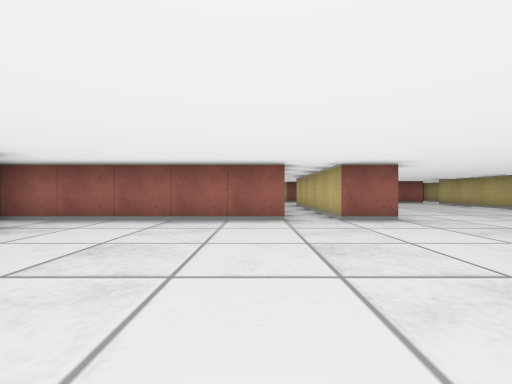
View 1 (above)

21 first-person views from a walk through a cub3D ray-caster map. The camera is about half as high as the walls, looks level and sees 90° across. The floor is counted in squares. Each view is taken from the middle of a square. On the plan, view 1 faces up. The plan holds only what a view shows up to about 9 squares ahead; the rest is blank.

View 2
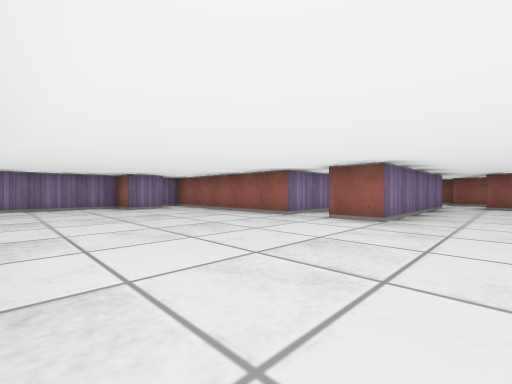

View 3
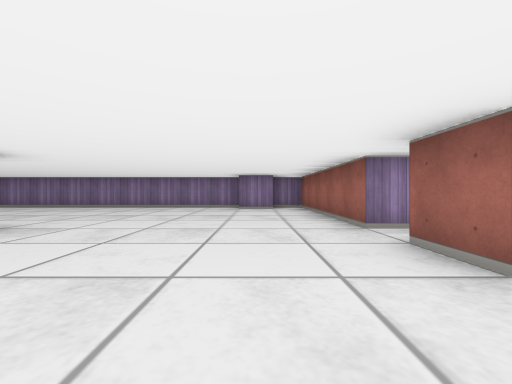

View 4
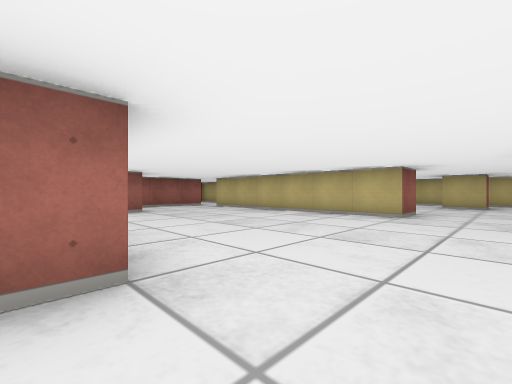

View 5
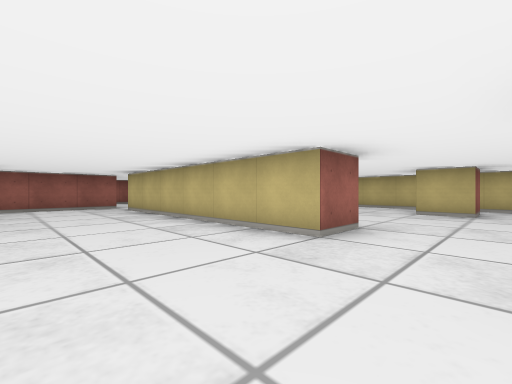

View 6
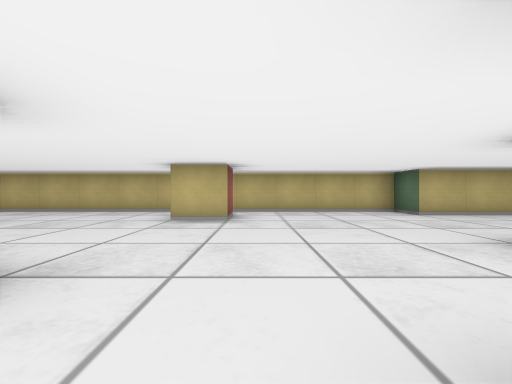

View 7
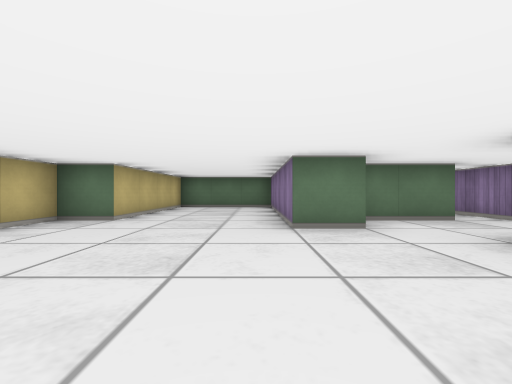

View 8
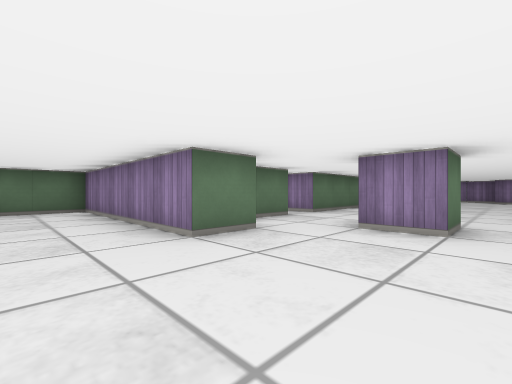

View 9
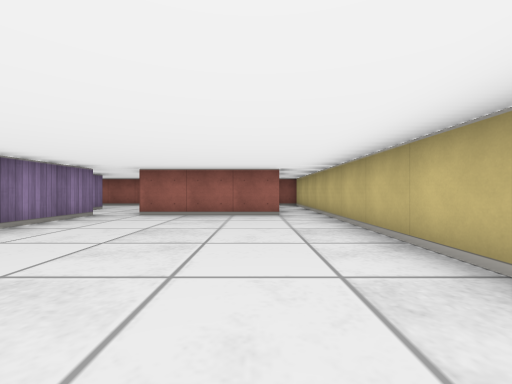

View 10
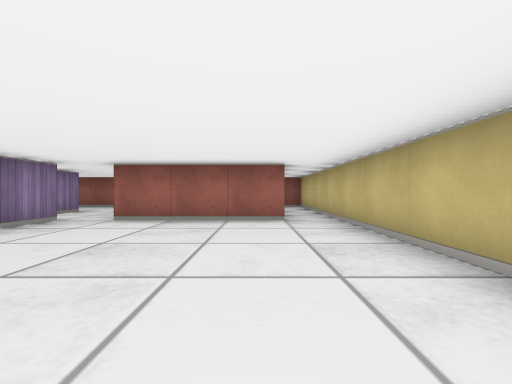

View 11
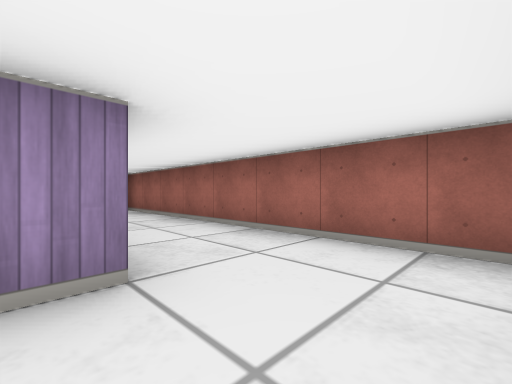

View 12
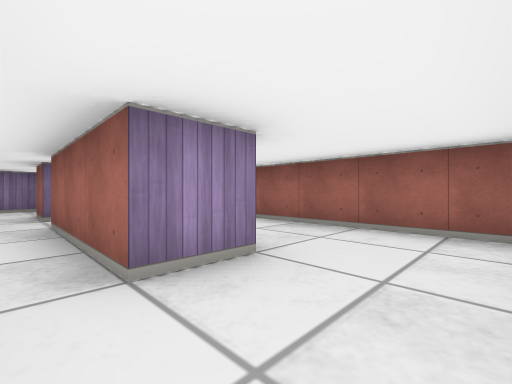

View 13
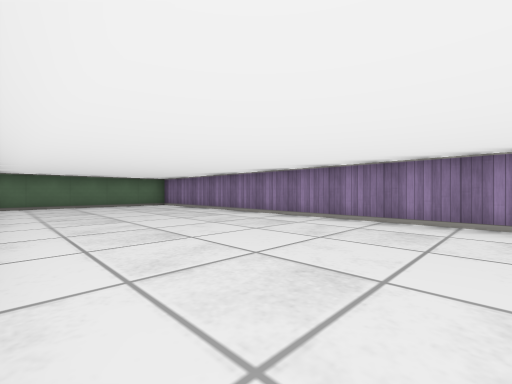

View 14
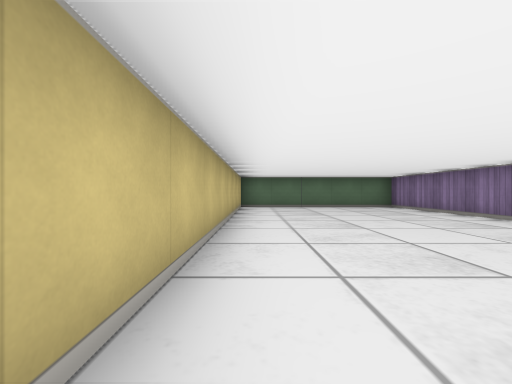

View 15
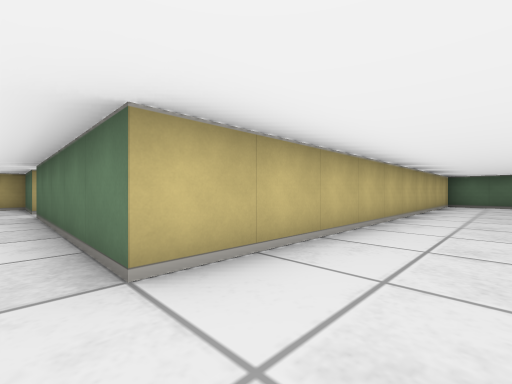

View 16
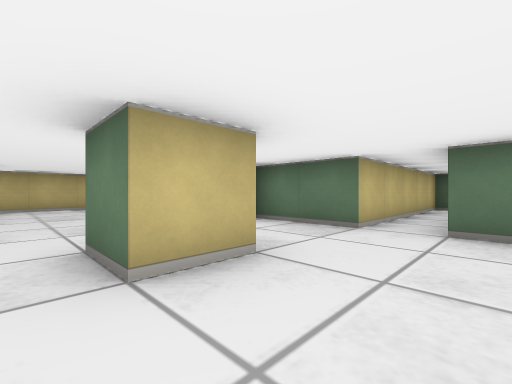

View 17
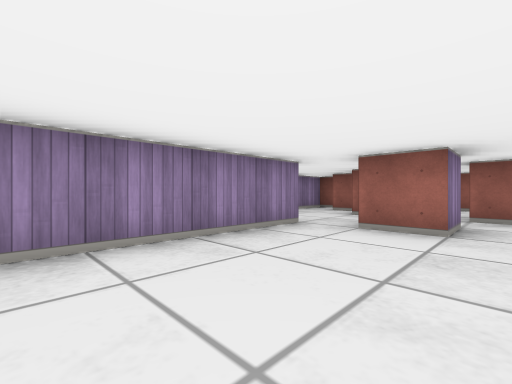

View 18
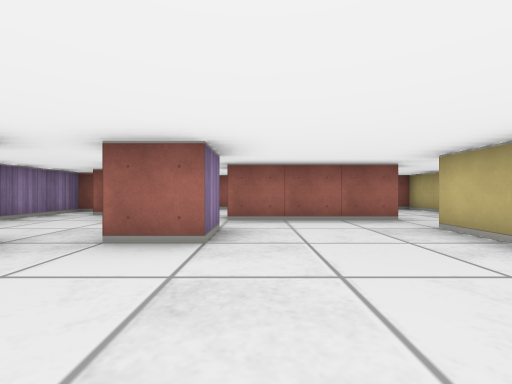

View 19
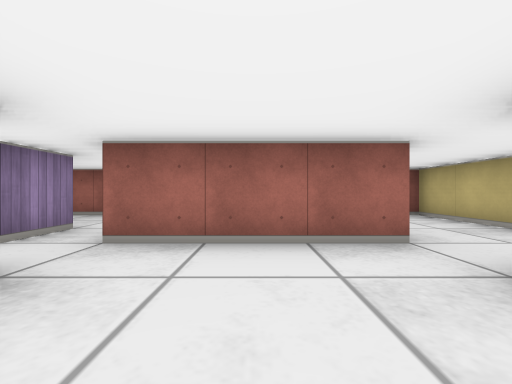

View 20
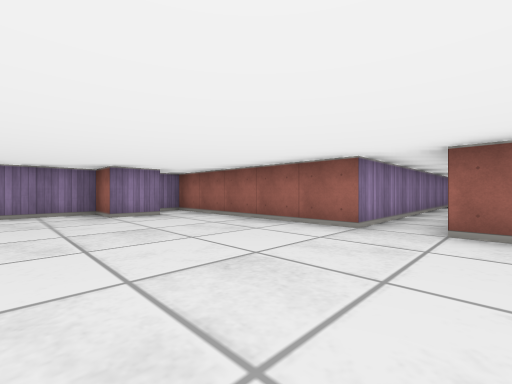

View 21
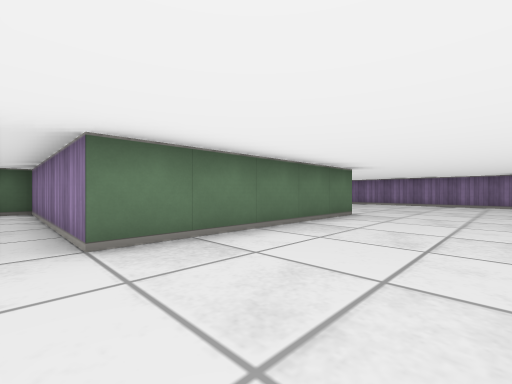

### Floor plan
Ten units are one square. View 1 is at (0, 0); x grows to the right and y downward. Boxes are objects, and circles mark ways between rooms. Rooms are numbered by the first view taken in them; rooms with no view inside come last. Other rooms are left out.
<svg viewBox="-50 -150 190 260">
<path fill="none" stroke="#000" d="M65 -15 65 -25 75 -25 75 -15M85 -5 95 -5 95 45 125 45 125 5 135 5 135 -145 129 -145M85 -45 75 -45 75 -105M-35 -35 -35 -25 -45 -25 -45 105 5 105 5 5 55 5 55 55 65 55 65 5 85 5 85 0M25 -96 25 -45 15 -45 15 -90M45 -105 45 -95 35 -95M124 -35 115 -35 115 -45M85 -105 85 -85M35 -125 35 -115 25 -115M21 -125 15 -125M75 -125 75 -115 45 -115M10 -135 5 -135 5 -45 -45 -45 -45 -35M126 -105 95 -105M95 -125 95 -145 15 -145"/>
<circle cx="40" cy="-120" r="3" fill="#2a7"/>
<circle cx="85" cy="-120" r="3" fill="#2a7"/>
<text x="40" y="-20">1</text>
<text x="60" y="-140">2</text>
</svg>
Room 1 opens to room 2.

Where each view was taken, in squares from view 1:
view 1: 0 up, 0 right, facing up
view 2: 0 up, 4 right, facing up-left
view 3: 3 up, 4 right, facing left
view 4: 3 up, 2 right, facing up-right
view 5: 3 up, 5 right, facing up-right
view 6: 3 up, 7 right, facing right
view 7: 4 up, 10 right, facing down
view 8: 3 up, 11 right, facing down-left
view 9: 5 up, 12 right, facing up
view 10: 6 up, 12 right, facing up
view 11: 12 up, 9 right, facing up-left
view 12: 11 up, 9 right, facing up-left
view 13: 1 down, 0 right, facing down-left
view 14: 2 down, 0 right, facing down
view 15: 0 up, 1 left, facing down-right
view 16: 3 up, 5 right, facing down-right
view 17: 6 up, 5 right, facing up-left
view 18: 7 up, 5 right, facing up
view 19: 9 up, 6 right, facing up
view 20: 1 up, 2 right, facing up-left
view 21: 2 up, 6 right, facing down-left
